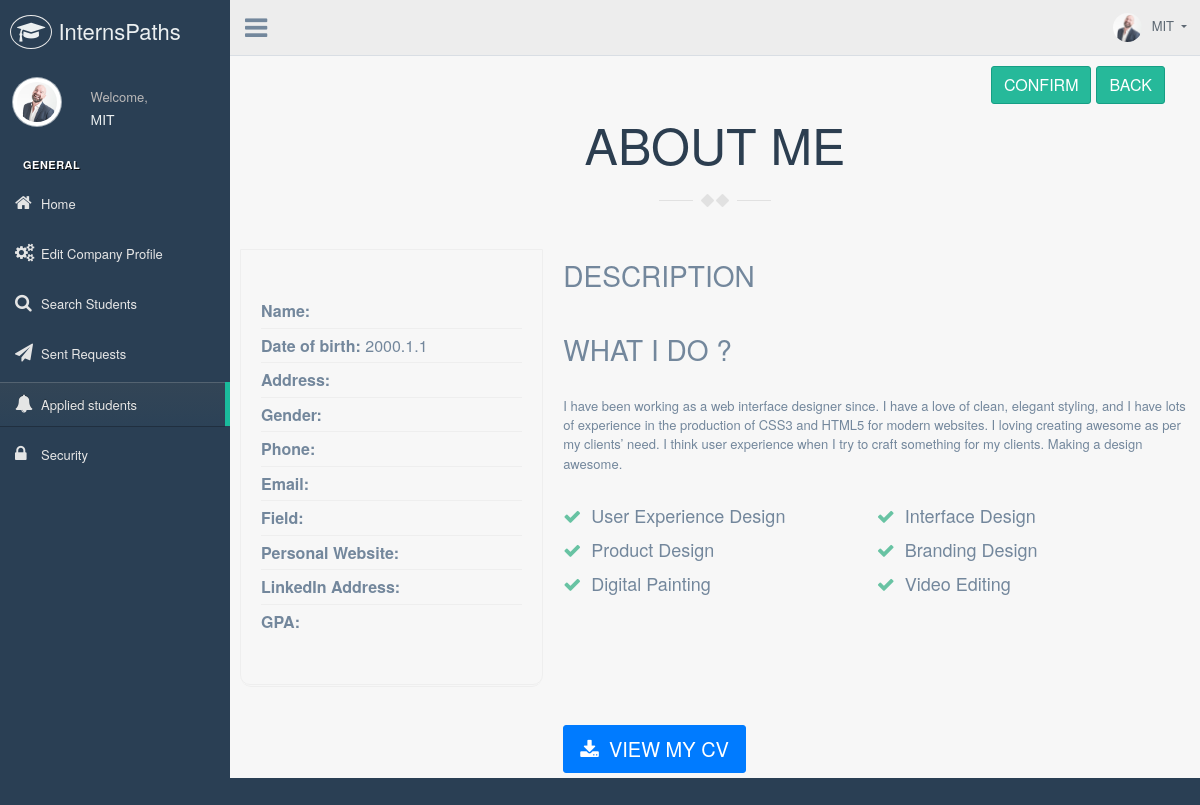
Page /company/appliedview.php (signed in) on the earlier database version.
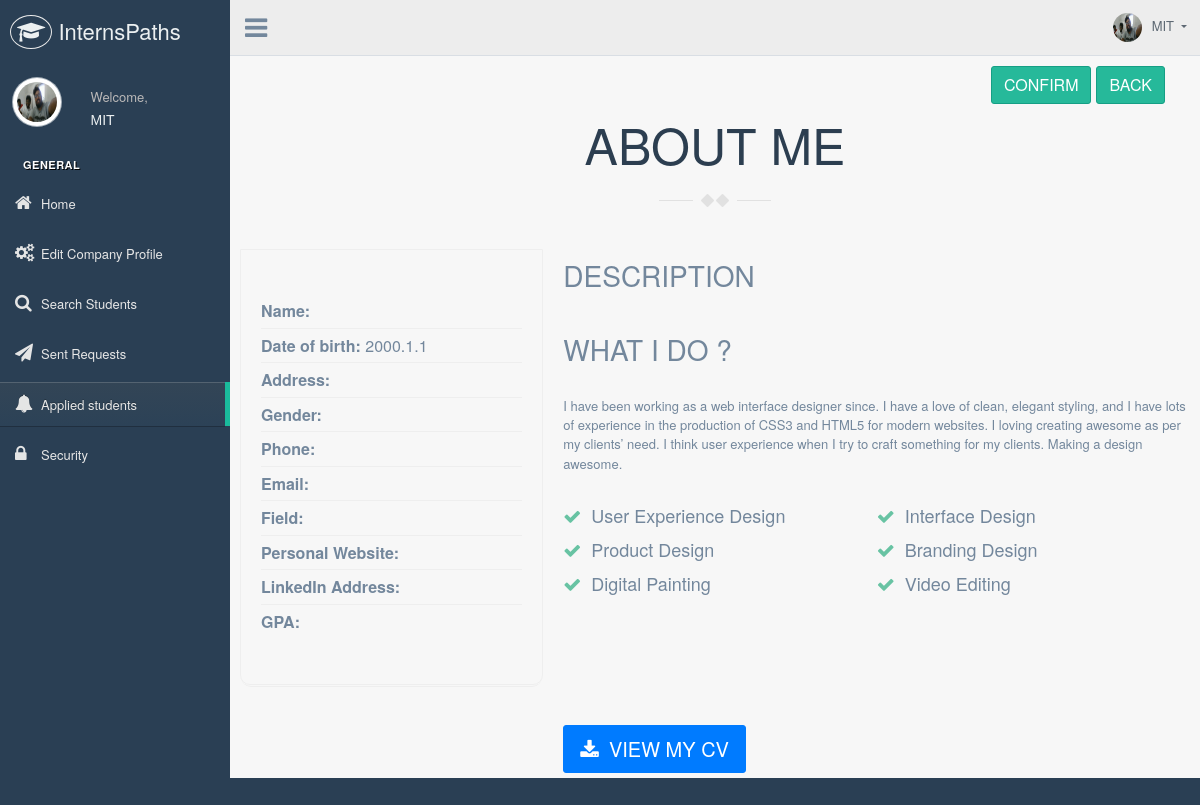
Same page on the later database version.
### tables this page shows
CREATE TABLE IF NOT EXISTS `company` (
  `comnum` int(20) NOT NULL AUTO_INCREMENT,
  `id` int(11) NOT NULL,
  `username` varchar(100) NOT NULL,
  `email` varchar(200) NOT NULL,
  `name` varchar(100) NOT NULL DEFAULT 'Unknown',
  `profileurl` varchar(500) NOT NULL DEFAULT '../images/avatar-01.jpg',
  `mobile` varchar(20) NOT NULL DEFAULT 'Unknown',
  `address` varchar(500) NOT NULL DEFAULT 'Unknown',
  `description` varchar(3000) NOT NULL DEFAULT 'no description',
  `location` varchar(1000) DEFAULT NULL,
  `facebook` varchar(1000) DEFAULT NULL,
  `linkedin` varchar(1000) DEFAULT NULL,
  `twitter` varchar(1000) DEFAULT NULL,
  `fields` varchar(1000) NOT NULL DEFAULT '',
  `mission` varchar(5000) DEFAULT NULL,
  `vision` varchar(5000) DEFAULT NULL,
  `requests` varchar(1000) NOT NULL DEFAULT '',
  `applied` varchar(1000) NOT NULL DEFAULT '',
  PRIMARY KEY (`comnum`),
  UNIQUE KEY `id` (`id`)
);

### company/appliedview.php (the view, shortened to what the changed rows need)
<?php
require_once "../php/config.php";
$sql = "SELECT * FROM company WHERE id = ?";
if($stmt = mysqli_prepare($link,$sql)){
  mysqli_stmt_bind_param($stmt,"i",$param_id);
  if(mysqli_stmt_execute($stmt)){
    $result = mysqli_stmt_get_result($stmt);
    if(mysqli_num_rows($result) == 1){
     $row = mysqli_fetch_array($result, MYSQLI_ASSOC);
     $name=$row["name"];
     $profileurl=$row["profileurl"];
   }
 }
}
?>
<!DOCTYPE html>
<html lang="en">
<head>
  <link href="../assets/css/font-awesome.min.css" rel="stylesheet" media="screen">
  <link href="../assets/css/animate.css" rel="stylesheet">
  <link href="../assets/css/magnific-popup.css" rel="stylesheet">
  <link href="../assets/css/style.css" rel="stylesheet" media="screen">
  <link href="../assets/css/responsive.css" rel="stylesheet">
  <link href="../vendors/bootstrap/dist/css/bootstrap.min.css" rel="stylesheet">
  <link href="../vendors/font-awesome/css/font-awesome.min.css" rel="stylesheet">
  <link href="../vendors/nprogress/nprogress.css" rel="stylesheet">
  <link href="../vendors/iCheck/skins/flat/green.css" rel="stylesheet">
  <link href="../vendors/bootstrap-progressbar/css/bootstrap-progressbar-3.3.4.min.css" rel="stylesheet">
  <link href="../vendors/jqvmap/dist/jqvmap.min.css" rel="stylesheet"/>
  <link href="../vendors/bootstrap-daterangepicker/daterangepicker.css" rel="stylesheet">
  <link href="../build/css/custom.min.css" rel="stylesheet">
</head>
<body class="nav-md">
  <div class="container body" style="height:1000px;">
    <div class="main_container">
      <div class="col-md-3 left_col" style="height:1000px;">
        <div class="left_col scroll-view">
          <div class="profile clearfix">
            <div class="profile_pic">
              <img src="<?php echo $profileurl ?>" alt="..." class="img-circle profile_img" style="width:50px; height: 50px ">
            </div>
            <div class="profile_info">
              <a href="../index.php?id=<?php echo $_SESSION["id"]?>"><h2 style = "font-size: 14px; color: #ECF0F1; margin: 0;font-weight: 300; font-family: Arial; text-transform: unset;"><?php echo $name?></h2></a>
            </div>
          </div>
          <br />
        </div>
      </div>
      <div class="top_nav">
        <div class="nav_menu">
          <nav class="nav navbar-nav">
            <ul class=" navbar-right">
              <li class="nav-item dropdown open" style="padding-left: 15px;">
                <a href="javascript:;" class="user-profile dropdown-toggle" aria-haspopup="true" id="navbarDropdown" data-toggle="dropdown" aria-expanded="false">
                  <img src="<?php echo $profileurl ?>" alt=""><?php echo $name?>
                </a>
              </li>
            </ul>
          </nav>
        </div>
      </div>
      <div class="right_col" role="main">
        <div class="row" style="display: inline-block;" >
<section id="about" class="about-section ">
      <div class="container">
        <h2 class="section-title wow fadeInUp animated" style="visibility: visible; animation-name: fadeInUp;">About Me</h2>
      </div>
    </section>
        </div>
      </div>
    </div>
  </div>
</body>
</html>

Differences in the rows shown:
changed company "MIT": profileurl: a different picture
